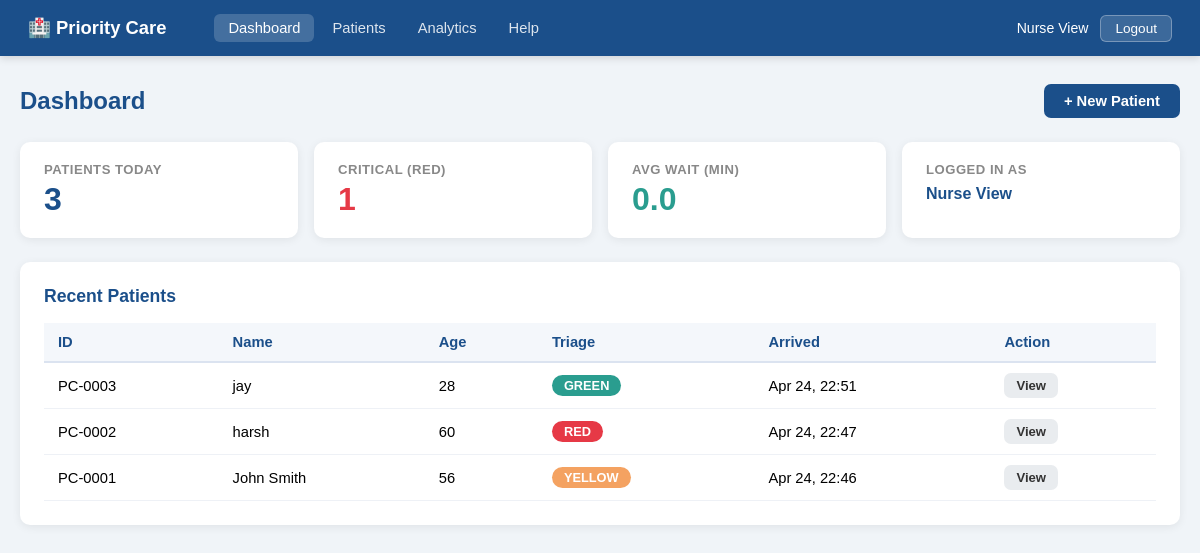
The app's page /dashboard (signed in) with its own data.
### models.py (models this page shows, shortened)
class Patient(db.Model):
    __tablename__ = "patients"
    id = db.Column(db.Integer, primary_key=True)
    full_name = db.Column(db.Text, nullable=False)
    age = db.Column(db.Integer, nullable=False)
    pain_level = db.Column(db.Integer, nullable=False)
    resp_rate = db.Column(db.Integer)
    heart_rate = db.Column(db.Integer)
    oxygen_sat = db.Column(db.Float)
    bp_systolic = db.Column(db.Integer)
    bp_diastolic = db.Column(db.Integer)
    symptoms = db.Column(db.Text)
    triage_label = db.Column(db.Text)        # RED / YELLOW / GREEN
    confidence = db.Column(db.Float)         # Model confidence 0–1
    arrival_time = db.Column(db.DateTime, default=lambda: datetime.now(timezone.utc))
    updated_at = db.Column(
        db.DateTime,
        default=lambda: datetime.now(timezone.utc),
        onupdate=lambda: datetime.now(timezone.utc),
    )
    history = db.relationship(
        "TriageHistory",
        backref="patient",
        lazy=True,
        cascade="all, delete-orphan",
        order_by="TriageHistory.timestamp",
    )
    def patient_id_display(self) -> str:
        return f"PC-{self.id:04d}"

### app.py (the view)
    @app.route("/dashboard")
    def dashboard():
        today = date.today()
        total_today = (
            db.session.query(func.count(Patient.id))
            .filter(func.date(Patient.arrival_time) == today)
            .scalar() or 0
        )
        red_count = (
            db.session.query(func.count(Patient.id))
            .filter(
                func.date(Patient.arrival_time) == today,
                Patient.triage_label == "RED",
            )
            .scalar() or 0
        )
        patients_today = Patient.query.filter(
            func.date(Patient.arrival_time) == today
        ).all()
        wait_minutes = []
        for p in patients_today:
            first_hist = (
                TriageHistory.query.filter_by(patient_id=p.id)
                .order_by(TriageHistory.timestamp.asc())
                .first()
            )
            if first_hist and first_hist.timestamp and p.arrival_time:
                arr = p.arrival_time
                hist_ts = first_hist.timestamp
                if arr.tzinfo is None:
                    arr = arr.replace(tzinfo=timezone.utc)
                if hist_ts.tzinfo is None:
                    hist_ts = hist_ts.replace(tzinfo=timezone.utc)
                delta = (hist_ts - arr).total_seconds() / 60
                if delta >= 0:
                    wait_minutes.append(delta)
        avg_wait = (
            round(sum(wait_minutes) / len(wait_minutes), 1) if wait_minutes else 0
        )
        recent_patients = (
            Patient.query.order_by(Patient.arrival_time.desc()).limit(10).all()
        )
        return render_template(
            "dashboard.html",
            total_today=total_today,
            red_count=red_count,
            avg_wait=avg_wait,
            recent_patients=recent_patients,
            user_name=session.get("user_name", ""),
        )

### templates/dashboard.html (shortened to what this page needs)
{% extends "base.html" %}
{% block content %}
<div class="page-header">
  <div class="page-title">Dashboard</div>
  <a href="/patients/new" class="btn btn-primary">+ New Patient</a>
</div>
<div class="stat-grid">
  <div class="stat-card">
    <div class="stat-label">Patients Today</div>
    <div class="stat-value">{{ total_today }}</div>
  </div>
  <div class="stat-card red">
    <div class="stat-label">Critical (RED)</div>
    <div class="stat-value">{{ red_count }}</div>
  </div>
  <div class="stat-card green">
    <div class="stat-label">Avg Wait (min)</div>
    <div class="stat-value">{{ avg_wait }}</div>
  </div>
  <div class="stat-card">
    <div class="stat-label">Logged In As</div>
    <div class="stat-value" style="font-size:1rem; margin-top:8px;">{{ user_name }}</div>
  </div>
</div>
<div class="card">
  <div class="card-title">Recent Patients</div>
  {% if recent_patients %}
  <div class="table-wrap">
    <table>
      <thead>
        <tr>
          <th>ID</th>
          <th>Name</th>
          <th>Age</th>
          <th>Triage</th>
          <th>Arrived</th>
          <th>Action</th>
        </tr>
      </thead>
      <tbody>
        {% for p in recent_patients %}
        <tr>
          <td>{{ p.patient_id_display() }}</td>
          <td>{{ p.full_name }}</td>
          <td>{{ p.age }}</td>
          <td><span class="badge badge-{{ p.triage_label.lower() }}">{{ p.triage_label }}</span></td>
          <td>{{ p.arrival_time.strftime('%b %d, %H:%M') if p.arrival_time else '—' }}</td>
          <td><a href="/patients/{{ p.id }}" class="btn btn-secondary btn-sm">View</a></td>
        </tr>
        {% endfor %}
      </tbody>
    </table>
  </div>
  {% else %}
  <p style="color:#888; text-align:center; padding:24px;">No patients yet. <a href="/patients/new">Add the first patient →</a></p>
  {% endif %}
</div>
{% endblock %}

### templates/base.html (shortened to what this page needs)
<!DOCTYPE html>
<html lang="en">
<head>
</head>
<body>
<nav class="navbar">
  <div class="nav-brand">🏥 Priority Care</div>
  <div class="nav-links">
    <a href="/dashboard" {% if request.endpoint == 'dashboard' %}class="active"{% endif %}>Dashboard</a>
    <a href="/patients/" {% if 'patients' in (request.endpoint or '') %}class="active"{% endif %}>Patients</a>
    <a href="/analytics/" {% if 'analytics' in (request.endpoint or '') %}class="active"{% endif %}>Analytics</a>
    <a href="/help" {% if request.endpoint == 'help_page' %}class="active"{% endif %}>Help</a>
  </div>
  <div class="nav-user">
    <span>{{ session.get('user_name', '') }}</span>
    <a href="/logout" class="btn-logout">Logout</a>
  </div>
</nav>
<div class="main-content">{% block content %}{% endblock %}</div>
</body>
</html>

### templates/base.html (style rules this page uses)
* { box-sizing: border-box; margin: 0; padding: 0; }
body { font-family: Arial, sans-serif; background: #f0f4f8; min-height: 100vh; }
.navbar { background: #1B4F8A; color: #fff; display: flex; align-items: center; padding: 0 28px; height: 56px; gap: 24px; position: sticky; top: 0; z-index: 100; box-shadow: 0 2px 8px rgba(0,0,0,0.15); }
.nav-brand { font-size: 1.15rem; font-weight: 700; margin-right: 24px; white-space: nowrap; }
.nav-links { display: flex; gap: 4px; flex: 1; }
.nav-links a { color: rgba(255,255,255,0.85); text-decoration: none; padding: 6px 14px; border-radius: 6px; font-size: 0.92rem; transition: background 0.15s; }
.nav-links a:hover, .nav-links a.active { background: rgba(255,255,255,0.18); color: #fff; }
.nav-user { display: flex; align-items: center; gap: 12px; margin-left: auto; font-size: 0.88rem; }
.btn-logout { background: rgba(255,255,255,0.15); color: #fff; border: 1px solid rgba(255,255,255,0.3); padding: 5px 14px; border-radius: 6px; text-decoration: none; font-size: 0.85rem; }
.main-content { max-width: 1200px; margin: 0 auto; padding: 28px 20px; }
.card { background: #fff; border-radius: 10px; box-shadow: 0 2px 10px rgba(0,0,0,0.07); padding: 24px; margin-bottom: 20px; }
.card-title { font-size: 1.1rem; font-weight: 700; color: #1B4F8A; margin-bottom: 16px; }
.btn { display: inline-block; padding: 9px 20px; border-radius: 7px; font-size: 0.92rem; font-weight: 600; cursor: pointer; border: none; text-decoration: none; transition: opacity 0.15s; }
.btn-primary { background: #1B4F8A; color: #fff; }
.btn-secondary { background: #e9ecef; color: #333; }
.btn-sm { padding: 5px 12px; font-size: 0.82rem; }
.badge { display: inline-block; padding: 3px 12px; border-radius: 20px; font-size: 0.8rem; font-weight: 700; }
.badge-red { background: #E63946; color: #fff; }
.badge-yellow { background: #F4A261; color: #fff; }
.badge-green { background: #2A9D8F; color: #fff; }
.table-wrap { overflow-x: auto; }
table { width: 100%; border-collapse: collapse; font-size: 0.92rem; }
th { background: #f4f7fb; color: #1B4F8A; font-weight: 700; padding: 11px 14px; text-align: left; border-bottom: 2px solid #dbe3f0; }
td { padding: 10px 14px; border-bottom: 1px solid #eef1f6; vertical-align: middle; }
.stat-grid { display: grid; grid-template-columns: repeat(auto-fit, minmax(180px, 1fr)); gap: 16px; margin-bottom: 24px; }
.stat-card { background: #fff; border-radius: 10px; box-shadow: 0 2px 10px rgba(0,0,0,0.07); padding: 20px 24px; }
.stat-label { font-size: 0.82rem; color: #888; font-weight: 600; text-transform: uppercase; letter-spacing: 0.5px; }
.stat-value { font-size: 2rem; font-weight: 800; color: #1B4F8A; margin-top: 4px; }
.stat-card.red .stat-value { color: #E63946; }
.stat-card.green .stat-value { color: #2A9D8F; }
.page-header { display: flex; align-items: center; justify-content: space-between; margin-bottom: 24px; }
.page-title { font-size: 1.5rem; font-weight: 800; color: #1B4F8A; }

### records on screen
Patient: patient_id_display "PC-0003", full_name "jay", age "28", triage_label "GREEN", arrival_time "Apr 24, 22:51"
Patient: patient_id_display "PC-0002", full_name "harsh", age "60", triage_label "RED", arrival_time "Apr 24, 22:47"
Patient: patient_id_display "PC-0001", full_name "John Smith", age "56", triage_label "YELLOW", arrival_time "Apr 24, 22:46"

### other values on screen
{{ session.get('user_name', '') }} "Nurse View"
{{ total_today }} "3"
{{ red_count }} "1"
{{ avg_wait }} "0.0"
{{ user_name }} "Nurse View"
